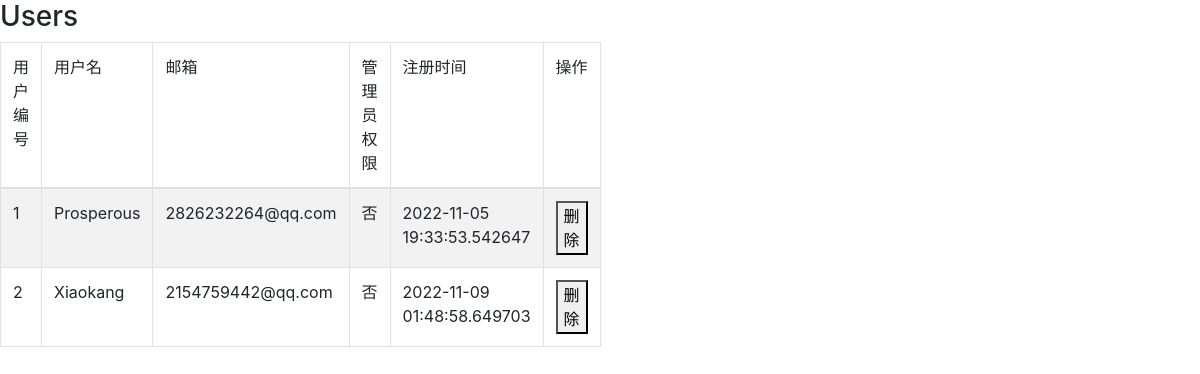
/admin/show_all_user, run on the app's committed database.
### app/models.py (models this page shows)
class UserModel(db.Model):
    __tablename__ = "user"
    id = db.Column(db.Integer, primary_key=True, autoincrement=True)
    username = db.Column(db.String(20), nullable=False, unique=True)
    email = db.Column(db.String(200), nullable=False, unique=True)
    password = db.Column(db.String(200), nullable=False)
    admin = db.Column(db.Boolean, default=False)
    register_datetime = db.Column(db.DateTime, default=datetime.now)
    state = db.Column(db.Boolean, default=False)
    todo_list = db.relationship('TodoListModel', backref='user', uselist=True)

### app/blueprints/admin.py (the view)
@bp.route("/show_all_user")
def show_all_user():
    users = UserModel.query.all()
    return render_template('show_all_users.html', users=users)

### app/templates/show_all_users.html (shortened to what this page needs)
<!DOCTYPE html>
<html lang="en">
  <head>
    <link
      rel="stylesheet"
      href="https://stackpath.bootstrapcdn.com/bootstrap/4.1.3/css/bootstrap.min.css"
    />
  </head>
  <body>
    <div class="row">
      <div class="col-md-6 col-sm-12 col-xs-12">
        <div class="panel panel-default">
          <div class="panel-heading">
            <h3>Users</h3>
          </div>
          <div class="panel-body">
            <div>
              <table class="table table-striped table-bordered table-hover">
                <thead>
                  <tr>
                    <td>用户编号</td>
                    <td>用户名</td>
                    <td>邮箱</td>
                    <td>管理员权限</td>
                    <td>注册时间</td>
                    <td>操作</td>
                  </tr>
                </thead>
                <tbody>
                  {% for u in users %}
                  <tr>
                    <td>{{ u.id }}</td>
                    <td>{{ u.username }}</td>
                    <td>{{ u.email }}</td>
                    <td>{% if u.admin %} 是 {% else %} 否 {% endif %}</td>
                    <td>{{ u.register_datetime }}</td>
                    <td>
                      <button class="delete_user_btn" value="{{u.id}}">
                        删除
                      </button>
                    </td>
                  </tr>
                  {% endfor %}
                </tbody>
              </table>
            </div>
          </div>
        </div>
      </div>
    </div>
  </body>
</html>

### data on the page
UserModel: id "1", username "Prosperous", email "2826232264@qq.com", admin "否", register_datetime "2022-11-05 19:33:53.542647"
UserModel: id "2", username "Xiaokang", email "2154759442@qq.com", admin "否", register_datetime "2022-11-09 01:48:58.649703"
